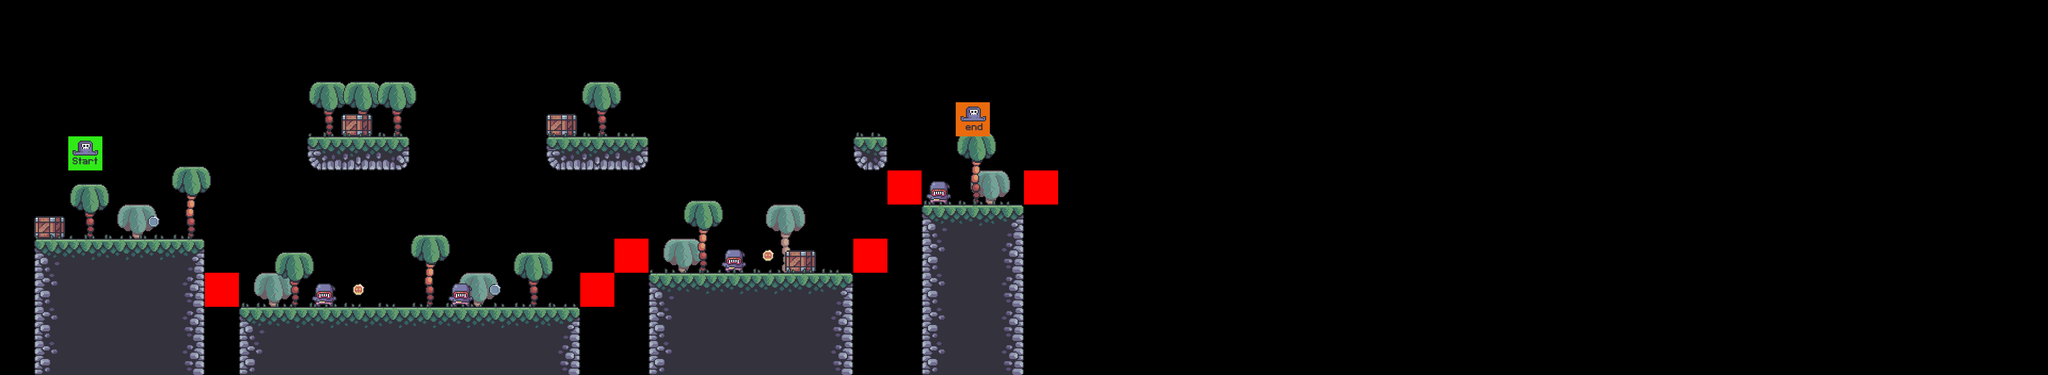

Tiled map render using the project's own tile images. Description and the map definition, with tile-layer contents summarised, below:
An orthogonal 60x11 tile map with 64x64 px tiles, 9 tile layers (bg_palms, terrain, constraints, enemies, ...), 7 tilesets.

<map version="1.5" tiledversion="1.7.2" orientation="orthogonal" renderorder="right-down" width="60" height="11" tilewidth="64" tileheight="64" infinite="0" nextlayerid="10" nextobjectid="1">
 <editorsettings>
  <export target="../level0.csv" format="csv" />
 </editorsettings>
 <tileset firstgid="1" source="../tilesets/terrain_tiles.tsx" />
 <tileset firstgid="17" source="../tilesets/coin_tiles.tsx" />
 <tileset firstgid="19" source="../tilesets/grass_tiles.tsx" />
 <tileset firstgid="24" source="../tilesets/palm_tiles.tsx" />
 <tileset firstgid="27" source="../tilesets/crate_tiles.tsx" />
 <tileset firstgid="28" source="../tilesets/player_tiles.tsx" />
 <tileset firstgid="30" source="../tilesets/enemy_tiles.tsx" />
 <layer id="5" name="bg_palms" width="60" height="11">
  <data>[660 cells, 6 non-empty, 1 distinct tile ids]</data>
 </layer>
 <layer id="1" name="terrain" width="60" height="11">
  <data>[660 cells, 80 non-empty, 10 distinct tile ids]</data>
 </layer>
 <layer id="9" name="constraints" width="60" height="11">
  <data>[660 cells, 6 non-empty, 1 distinct tile ids]</data>
 </layer>
 <layer id="8" name="enemies" width="60" height="11">
  <data>[660 cells, 4 non-empty, 1 distinct tile ids]</data>
 </layer>
 <layer id="4" name="fg_palms" width="60" height="11">
  <data>[660 cells, 11 non-empty, 2 distinct tile ids]</data>
 </layer>
 <layer id="6" name="crates" width="60" height="11">
  <data>[660 cells, 4 non-empty, 1 distinct tile ids]</data>
 </layer>
 <layer id="3" name="grass" width="60" height="11">
  <data>[660 cells, 31 non-empty, 4 distinct tile ids]</data>
 </layer>
 <layer id="2" name="coins" width="60" height="11">
  <data>[660 cells, 4 non-empty, 2 distinct tile ids]</data>
 </layer>
 <layer id="7" name="player" width="60" height="11">
  <data>[660 cells, 2 non-empty, 2 distinct tile ids]</data>
 </layer>
</map>
